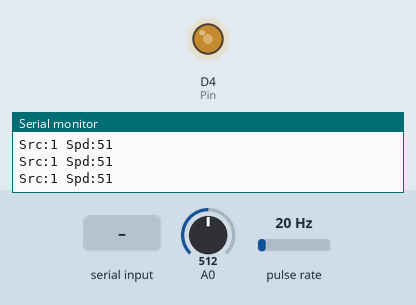
Recording of a sketch running on a simulated ESP8266 (Wemos D1 mini). Parts: output pins drawn as LEDs (lit = HIGH), the last lines printed to the serial monitor. Wiring (inferred from the names in the program): pulse sensor: data D1. Inputs (shaded band) come from the test bench; at power-on: A0 = 512, pulse rate 20 Hz. WiFi joins after 1.5 s; servers stay silent unless stated.

Above: at 2.7 s.
2.8 s: "90,45\n" received over Serial
At 4.7 s:
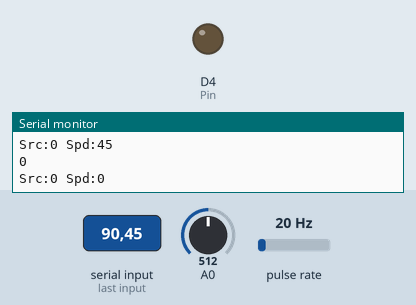
5.3 s: A0 set to 602
6.8 s: A0 set to 626
At 7.7 s:
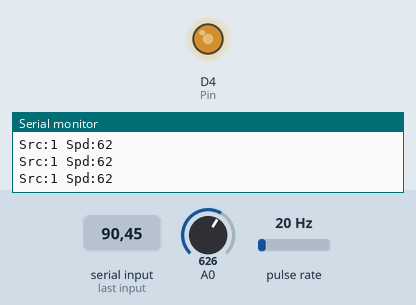
8.3 s: "5\n" received over Serial
At 9.1 s:
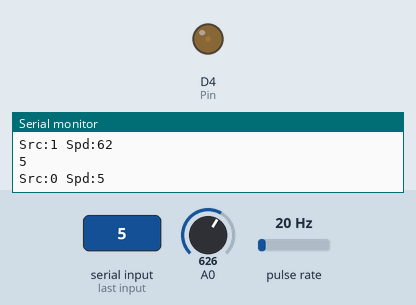
10.8 s: A0 set to 536
12.3 s: A0 set to 518
At 13.1 s:
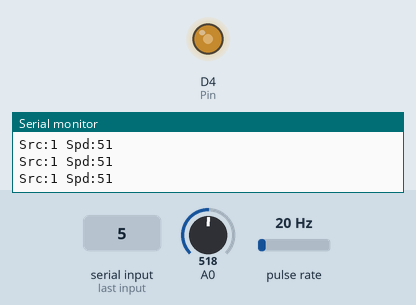
Timing chart, 0 to 14.8 s (numbered marks = the images above; inputs shaded):
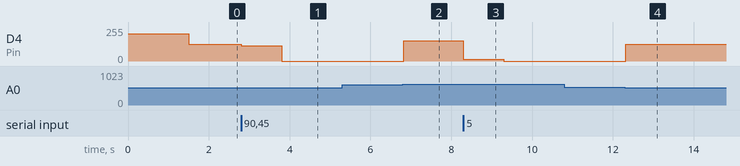

The sketch:

iStirrer.ino
```cpp
#include "Globals.h"
#include "UbidotsESPMQTT.h"

uint32_t lastcheck, lastupload;
uint32_t lastupdRemote, lastupdPoti ;
uint32_t lastPotichck;

long previousMillis = 0;             // will store last time of the cycle end
volatile unsigned long duration = 0; // accumulates pulse width
volatile unsigned int pulsecount = 0;
volatile unsigned long previousMicros = 0;

int16_t rpm, set, lastADC;

Ubidots client(TOKEN, MQTTCLIENTNAME);

/****************************************
 * Auxiliar Functions
 ****************************************/

void callback(char *topic, byte *payload, unsigned int length) {
  Serial.print("Message arrived [");
  Serial.print(topic);
  Serial.print("] ");
  // for (int i=0;i<length;i++) {
  String s = String((char *)payload);
  uint16_t v = s.toInt();
  Serial.print(v);
  setSpeed(v, REMOTE);
  //}

  Serial.println();
}

uint8_t getLastActiveSource() {
  return lastupdRemote > lastupdPoti ? REMOTE : POTI;
  // if (lastupdRemote > lastupdPoti) return REMOTE;
  // else return POTI;
}

void subscribe() {
  client.ubidotsSubscribe(MQTTPUBLISHNAME, MQTTTHROTTLEID); // Insert the dataSource and Variable's Labels
}

void setSpeed(uint16_t spd, uint8_t source) {
  if (source == REMOTE) lastupdRemote = millis();
  else lastupdPoti = millis();

  Serial.println(String("Src:")+source+String(" Spd:")+spd);

  uint16_t _spd = constrain(ANALOGRANGE * spd / 100.0, 0, ANALOGRANGE);
  analogWrite(Pin, _spd);
}

void setup() {
  // nothing happens in setup
  Serial.begin(115000);
  pinMode(Pin, OUTPUT);
  pinMode(Freq, INPUT_PULLUP);
  digitalWrite(Freq, HIGH);
  attachInterrupt(Freq, myinthandler, FALLING);

  analogWriteRange(ANALOGRANGE);
  analogWriteFreq(ANALOGFREQ);
  analogWrite(Pin, ANALOGRANGE * STARTPOWER / 100);

  // client.wifiConnection(WIFINAME, WIFIPASS);
  WiFi.begin(WIFINAME, WIFIPASS);
  while (WiFi.status() != WL_CONNECTED) {
    delay(500);
    Serial.print(".");
    if (millis() > 10000)
      break;
  }
  if (WiFi.status() == WL_CONNECTED) {
    client.begin(callback);
    subscribe();
    client.add(MQTTTHROTTLEID, STARTPOWER);
    client.ubidotsPublish(MQTTPUBLISHNAME);

    WiFi.setAutoConnect(true);
    WiFi.setAutoReconnect(true);
  }
}


void loop() {

  if (millis() - lastPotichck > POTICHKINTERVAL) {
    lastPotichck = millis();

    uint16_t _adc = analogRead(A0);

    if (getLastActiveSource() == POTI ||
        abs(lastADC - _adc) > POTITRIGGER) {
      lastADC = _adc;
      setSpeed(_adc/10, POTI);
    }
  }

  if (Serial.available()) {
    set = Serial.parseInt();
    Serial.println(set);
    setSpeed(set, REMOTE);
  }

  if (micros() - lastcheck > INTERVALL) {
    lastcheck = micros();

    if (!client.connected()) {
      client.reconnect();
      subscribe();
    }
    // rpm = getRPMbyPulse();
    int16_t lastrpm = getRPMbyIRQ();

    if (abs(rpm - lastrpm) > TRIGGER || millis() - lastupload > UPLOADINTV) {
      lastupload = millis();
      rpm = lastrpm;
      client.add(MQTTSPEEDID, rpm);
      client.ubidotsPublish(MQTTPUBLISHNAME);

    }
  }
  client.loop();
}

// int16_t getRPMbyPulse() {
//   int16_t newrpm = 60e6 * 2 / (pulseIn(Freq, HIGH, 1e5));
//   if (newrpm == 0xFFFF)
//     newrpm = 0;
//   Serial.println(String("RPM: ") + rpm + String(" ") + (rpm - newrpm));
//   return newrpm;
// }

int16_t getRPMbyIRQ() {
  int16_t _RPM = 0;
  unsigned long _duration = duration;
  unsigned long _pulsecount = pulsecount;
  duration = 0; // clear counters
  pulsecount = 0;
  if (_pulsecount) {
    _RPM = 60e6 / 2.0 * _pulsecount / float(_duration);
  }

  // Freq *= _pulsecount; // calculate F
  // output time and frequency data to RS232
  // Serial.print(currentMillis);
  // Serial.print(" "); // separator!
  // Serial.print(_RPM);
  // Serial.print(" ");
  // // Serial.print(_pulsecount);
  // // Serial.print(" ");
  // // Serial.print(_duration);
  // // Serial.print(" ");
  // Serial.println((_RPM - rpm));

  // Serial.println(String("RPM: ") + rpm + String(" ") + ((int16_t)rpm -
  // newrpm));
  return _RPM;
}

void myinthandler() // interrupt handler
{
  unsigned long currentMicros = micros();
  duration += currentMicros - previousMicros;
  previousMicros = currentMicros;
  pulsecount++;
}
```

Globals.h
```cpp
#define REMOTE 0
#define POTI 1
#define POTITRIGGER 100
#define POTICHKINTERVAL 50


#define TOKEN "razefumml"   // Your Ubidots TOKEN
#define WIFINAME "meiWaifai"                       // Your SSID
#define WIFIPASS "subbersicret"                    // Your Wifi Pass
#define MQTTCLIENTNAME "iStirrer01"
// Your MQTT Client Name, it must be unique so we recommend to
// choose a random ASCCI name
#define MQTTSPEEDID "speed"
#define MQTTTHROTTLEID "set"
#define MQTTPUBLISHNAME MQTTCLIENTNAME

int Pin = BUILTIN_LED; // LED connected to digital pin 9
int Freq = D1;
#define INTERVALL 500 * 1000
#define TRIGGER 4
#define UPLOADINTV 60e3

#define ANALOGRANGE 40
#define ANALOGFREQ 20e3
#define STARTPOWER 80
```

Measured:
- the behaviour switches between 612 and 613 on A0 (found by bisection; images 1 and 2)
- the behaviour switches between 526 and 525 on A0 (found by bisection; images 3 and 4)
- after the input at 2.8 s, D4 (Pin): 127/255 → 114/255 at once, → 0/255 1.0 s later
- after the input at 5.3 s, every drawn part: stays the same
- after the input at 6.8 s, D4 (Pin): 0/255 → 153/255 at once
- after the input at 8.3 s, D4 (Pin): 153/255 → 12/255 at once, → 0/255 1.0 s later
- after the input at 10.8 s, every drawn part: stays the same
- after the input at 12.3 s, D4 (Pin): 0/255 → 127/255 at once
